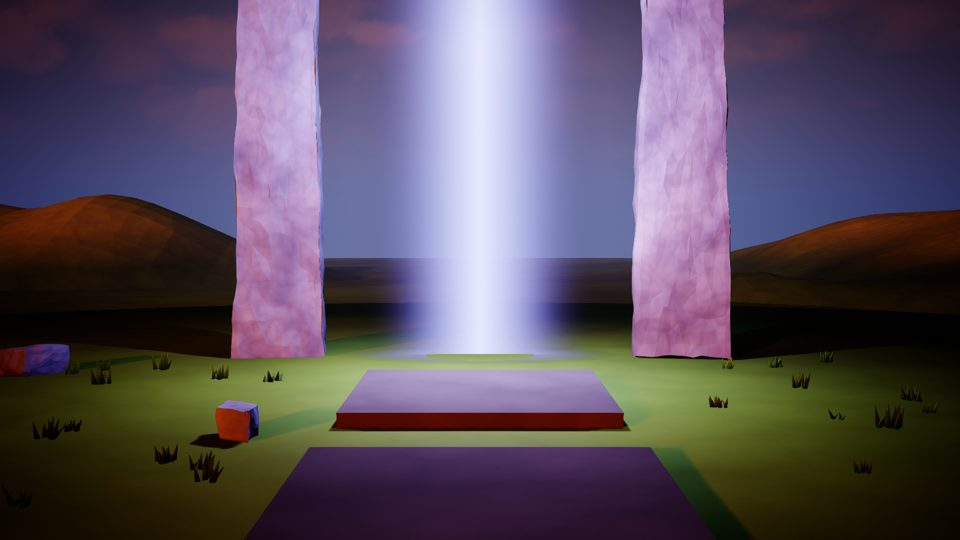
#> input picture build/critic/img/baseline__LR10_gate.jpg, 960 x 540 px
$ python -i measure.py   (imports and definitions only)
#> lines starting #> are read from the running program, lines starting #| are printed output that depends on the picture
"""Measurement pack: objective image statistics for stills. Guard numbers, not verdicts.

  py -3 tools/measure.py build/snaps/e8 [more dirs...]   -> table per still + CSV next to each dir

Metrics (all from the rendered PNG, no learning):
  spectral_slope   slope of log radial power vs log frequency. Natural scenes sit near -2. Flatter (toward -1)
                   = high-frequency noise/pattern everywhere; steeper (< -2.6) = flat, detail-less surfaces.
  detail_octaves   fraction of the image's edge energy in each of 4 octaves (coarse→fine). A good scene has
                   energy in every octave; "pattern on a box" piles it into one.
  repeat_score     strongest autocorrelation peak at lags between 3% and 40% of the image, on the luminance
                   high-pass. Above ~0.35 a visible tiling repeat is likely.
  value_groups     share of pixels in shadow (<0.2), mid, light (>0.7) after a 3-bin split of luminance,
                   and the local-contrast mean (Weber). "Soup" reads as one dominant bin + low local contrast.
  saturation_mean  mean HSV saturation; the ember tint pushes this past 0.6 on everything.
"""
import csv
import glob
import os
import sys

import numpy as np
from PIL import Image, ImageFilter


def luminance(img, size=512):
    im = img.convert("RGB")
    im.thumbnail((size, size))
    a = np.asarray(im).astype(np.float32) / 255.0
    return 0.2126 * a[..., 0] + 0.7152 * a[..., 1] + 0.0722 * a[..., 2], a


def spectral_slope(lum):
    h, w = lum.shape
    n = min(h, w)
    x = lum[:n, :n] - lum[:n, :n].mean()
    win = np.outer(np.hanning(n), np.hanning(n))
    F = np.fft.fftshift(np.fft.fft2(x * win))
    P = np.abs(F) ** 2
    cy, cx = n // 2, n // 2
    yy, xx = np.indices(P.shape)
    r = np.sqrt((yy - cy) ** 2 + (xx - cx) ** 2).astype(int)
    rad = np.bincount(r.ravel(), P.ravel()) / np.maximum(np.bincount(r.ravel()), 1)
    f = np.arange(len(rad))
    sel = (f >= 4) & (f <= n // 4) & (rad > 0)
    slope = np.polyfit(np.log(f[sel]), np.log(rad[sel]), 1)[0]
    return float(slope)


def detail_octaves(lum):
    """Edge energy per octave via differences of Gaussians."""
    im = Image.fromarray((lum * 255).astype(np.uint8))
    sig = [1, 2, 4, 8, 16]
    blurred = [np.asarray(im.filter(ImageFilter.GaussianBlur(s))).astype(np.float32) for s in sig]
    bands = [np.abs(blurred[i] - blurred[i + 1]).mean() for i in range(4)]
    tot = sum(bands) + 1e-6
    return [round(float(b) / tot, 3) for b in reversed(bands)]  # coarse -> fine


def repeat_score(lum):
    im = Image.fromarray((lum * 255).astype(np.uint8))
    hp = lum - np.asarray(im.filter(ImageFilter.GaussianBlur(6))).astype(np.float32) / 255.0
    hp = hp - hp.mean()
    F = np.fft.fft2(hp)
    ac = np.real(np.fft.ifft2(F * np.conj(F)))
    ac /= max(ac[0, 0], 1e-9)
    h, w = ac.shape
    lo, hi = int(min(h, w) * 0.03), int(min(h, w) * 0.4)
    yy, xx = np.indices(ac.shape)
    dy = np.minimum(yy, h - yy)
    dx = np.minimum(xx, w - xx)
    d = np.sqrt(dy ** 2 + dx ** 2)
    mask = (d >= lo) & (d <= hi)
    return float(ac[mask].max()) if mask.any() else 0.0


def value_groups(lum):
    shadow = float((lum < 0.2).mean())
    light = float((lum > 0.7).mean())
    mid = 1.0 - shadow - light
    im = Image.fromarray((lum * 255).astype(np.uint8))
    local_mean = np.asarray(im.filter(ImageFilter.GaussianBlur(8))).astype(np.float32) / 255.0
    weber = float((np.abs(lum - local_mean) / (local_mean + 0.05)).mean())
    return round(shadow, 3), round(mid, 3), round(light, 3), round(weber, 3)


def saturation_mean(rgb):
    mx = rgb.max(axis=-1)
    mn = rgb.min(axis=-1)
    s = np.where(mx > 1e-6, (mx - mn) / np.maximum(mx, 1e-6), 0.0)
    return float(s.mean())


def measure(path):
    img = Image.open(path)
#> img is the input picture: PIL image 960x540 RGB; mean R, G, B 89.6, 79.1, 93.2
    lum, rgb = luminance(img)
    sh, mid, li, weber = value_groups(lum)
#> in value_groups, `shadow = float((lum < 0.2).mean())`: shadow = 0.417
#> in value_groups, `light = float((lum > 0.7).mean())`: light = 0.0787
#> in value_groups, `mid = 1.0 - shadow - light`: mid = 0.504
#> in value_groups, `local_mean = np.asarray(im.filter(ImageFilter.GaussianBlur(8))).astype..`:
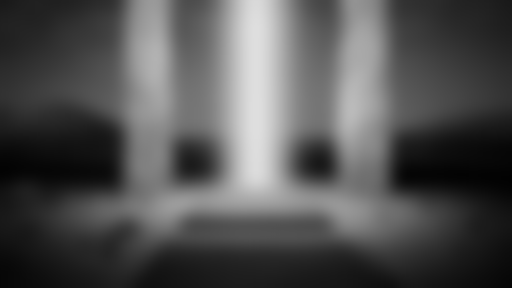
#> local_mean: shape (288, 512) float32; min 0.00784, max 0.871, mean 0.321
#> in value_groups, `weber = float((np.abs(lum - local_mean) / (local_mean + 0.05)).mean())`: weber = 0.0928
#> sh = 0.417; mid = 0.504; li = 0.079; weber = 0.093
    return {"still": os.path.basename(path), "spectral_slope": round(spectral_slope(lum), 2), "octaves_c2f": detail_octaves(lum),
            "repeat": round(repeat_score(lum), 3), "shadow": sh, "mid": mid, "light": li, "local_contrast": weber,
            "saturation": round(saturation_mean(rgb), 3)}
#> in spectral_slope, `P = np.abs(F) ** 2`:
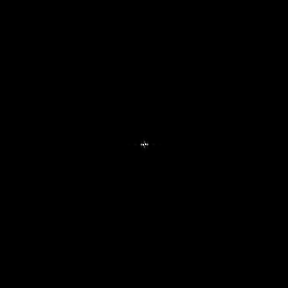
#> P: shape (288, 288) float64; min 1.06e-05, max 3157151.9, mean 500.9; drawn with min black and max white
#> in spectral_slope, `rad = np.bincount(r.ravel(), P.ravel()) / np.maximum(np.bincount(r.rav..`: rad = 204 values, max 1512806.8 at index 1, min 0.016 at index 203, mean 15117.5
#> in spectral_slope, `f = np.arange(len(rad))`: f = 204 values from 0 to 203
#> in spectral_slope, `slope = np.polyfit(np.log(f[sel]), np.log(rad[sel]), 1)[0]`: slope = -3.13
#> in detail_octaves, `blurred = [np.asarray(im.filter(ImageFilter.GaussianBlur(s))).astype(n..`: blurred = 5 items
#> in detail_octaves, `bands = [np.abs(blurred[i] - blurred[i + 1]).mean() for i in range(4)]`: bands = [1.4, 2.39, 3.99, 6.99]
#> in detail_octaves, `tot = sum(bands) + 1e-6`: tot = 14.77
#> in repeat_score, `ac = np.real(np.fft.ifft2(F * np.conj(F)))`:
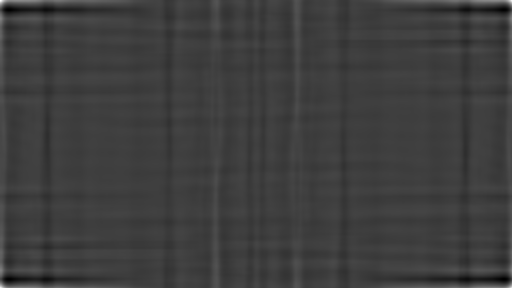
#> ac: shape (288, 512) float64; min -104.6, max 323.3, mean 0; drawn with min black and max white
#> in repeat_score, `dy = np.minimum(yy, h - yy)`:
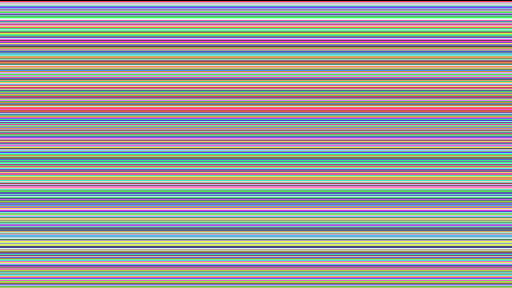
#> yy: shape (288, 512) int64; 288 distinct labels, from 0 to 287; one colour per label, 0 black
#> in repeat_score, `dx = np.minimum(xx, w - xx)`:
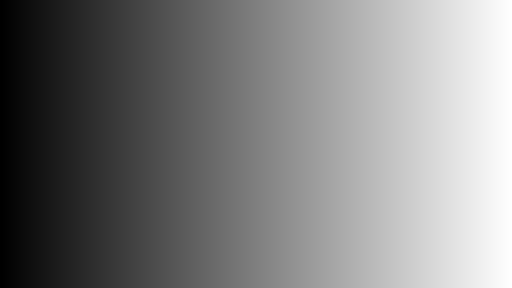
#> xx: shape (288, 512) int64; min 0, max 511, mean 255.5; drawn with min black and max white
#> in saturation_mean, `mx = rgb.max(axis=-1)`:
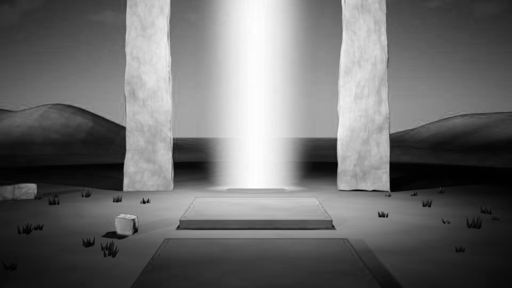
#> mx: shape (288, 512) float32; min 0, max 1, mean 0.423
#> in saturation_mean, `s = np.where(mx > 1e-6, (mx - mn) / np.maximum(mx, 1e-6), 0.0)`:
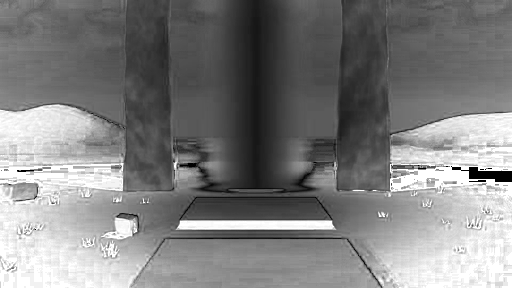
#> s: shape (288, 512) float32; min 0, max 1, mean 0.504


def main():
    dirs = sys.argv[1:] or ["build/snaps/e8"]
    for d in dirs:
        rows = [measure(p) for p in sorted(glob.glob(os.path.join(d, "*.png"))) if not os.path.basename(p).startswith("_")]
        if not rows:
            continue
        print(f"== {d}")
        print(f"{'still':28s} {'slope':>6s} {'octaves c-f':>26s} {'repeat':>7s} {'shd/mid/lit':>18s} {'lcon':>6s} {'sat':>5s}")
        for r in rows:
            print(f"{r['still'][:28]:28s} {r['spectral_slope']:6.2f} {str(r['octaves_c2f']):>26s} {r['repeat']:7.3f} "
                  f"{r['shadow']:5.2f}/{r['mid']:4.2f}/{r['light']:4.2f} {r['local_contrast']:6.3f} {r['saturation']:5.2f}")
        with open(os.path.join(d, "_measure.csv"), "w", newline="", encoding="utf-8") as f:
            w = csv.DictWriter(f, fieldnames=list(rows[0].keys()))
            w.writeheader()
            w.writerows(rows)


# [2 lines not run here, left out]

>>> result = measure('../build/critic/img/baseline__LR10_gate.jpg')
#> result = 9 items

$ run again, on build/critic/img/baseline__LR9B_stone.jpg
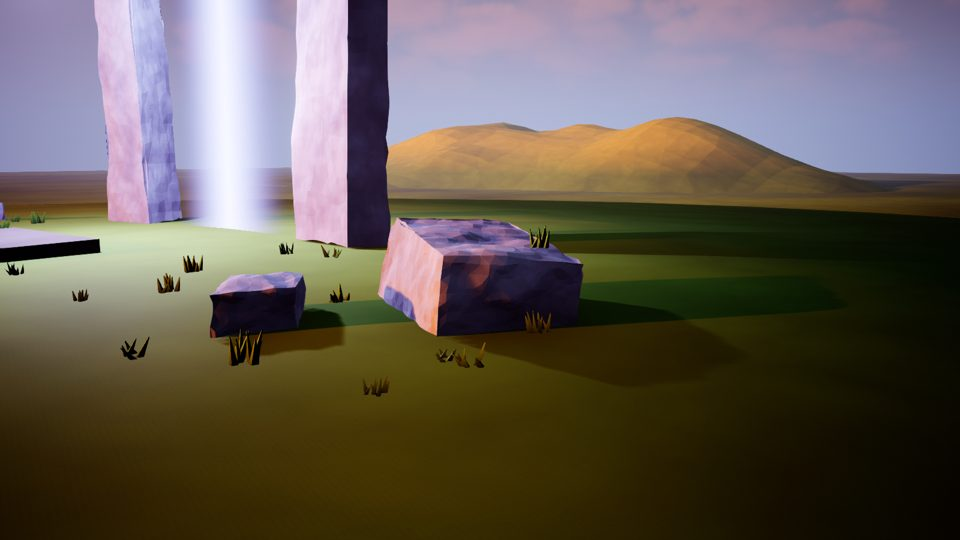
#> input picture build/critic/img/baseline__LR9B_stone.jpg, 960 x 540 px
#> in measure, img is the input picture: PIL image 960x540 RGB; mean R, G, B 100.1, 91.4, 82
#> shadow = 0.424
#> light = 0.129
#> in value_groups, `mid = 1.0 - shadow - light`: mid = 0.447
#> in value_groups, `weber = float((np.abs(lum - local_mean) / (local_mean + 0.05)).mean())`: weber = 0.0851
#> in measure, `sh, mid, li, weber = value_groups(lum)`: sh = 0.424; mid = 0.447; li = 0.129; weber = 0.085
#> in spectral_slope, `x = lum[:n, :n] - lum[:n, :n].mean()`:
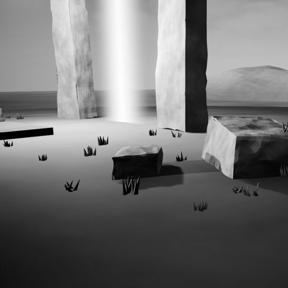
#> x: shape (288, 288) float32; min -0.436, max 0.542, mean 6.25e-09; drawn with min black and max white
#> rad = 204 values, max 3806999.9 at index 1, min 0.055 at index 200, mean 33235
#> f = 204 values from 0 to 203
#> slope = -2.86
#> blurred = 5 items
#> bands = [1.57, 2.65, 4.3, 6.32]
#> tot = 14.84
#> yy: shape (288, 512) int64; 288 distinct labels, from 0 to 287
#> in saturation_mean, `s = np.where(mx > 1e-6, (mx - mn) / np.maximum(mx, 1e-6), 0.0)`:
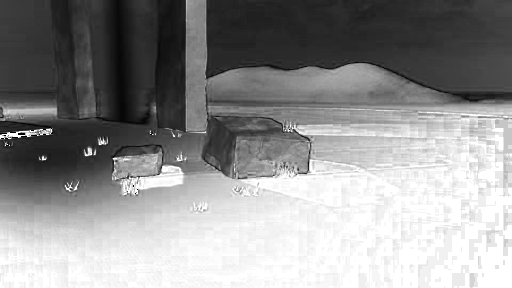
#> s: shape (288, 512) float32; min 0, max 1, mean 0.57
#> result = 9 items
